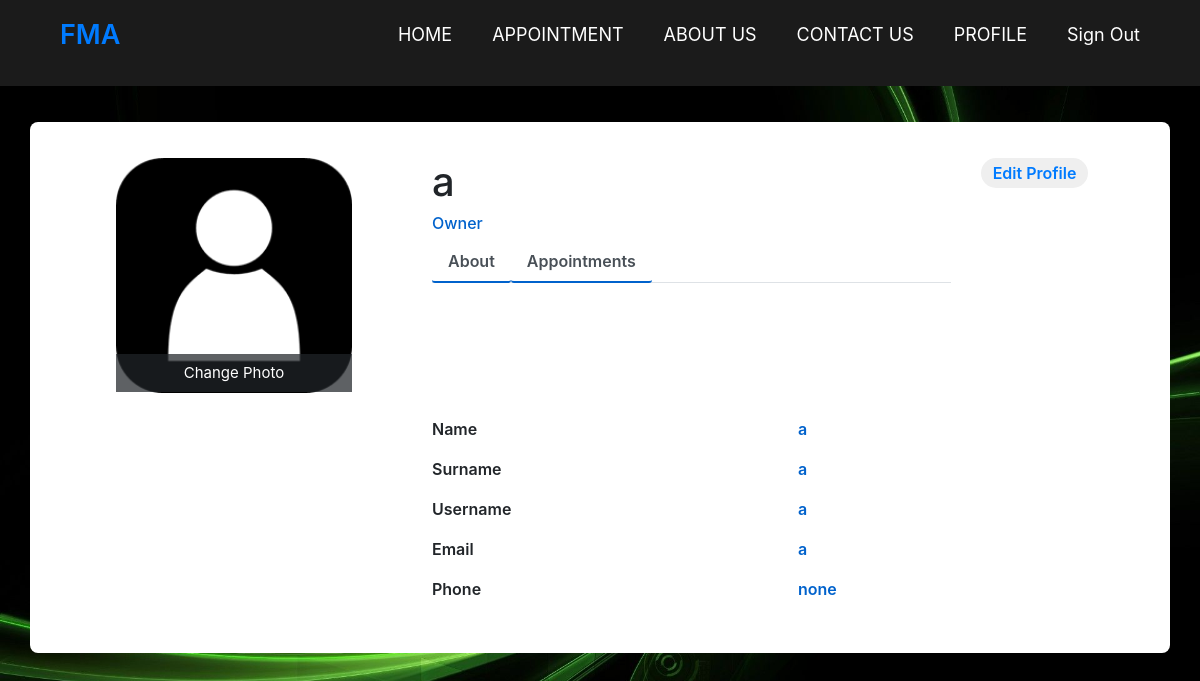
Screenshot of /myprofil (signed in) with the database file from the repository.
### web.py (models this page shows)
class Users(db.Model):
    id = db.Column(db.Integer,primary_key = True)
    name = db.Column(db.String(80))
    surname = db.Column(db.String(80))
    username = db.Column(db.String(80))
    email = db.Column(db.String(80))
    password = db.Column(db.String(80))
    user_type = db.Column(db.Integer)
    football_areas = db.relationship('FootballArea', backref = 'users')
    phoneNumber = db.Column(db.String(80), default = 'none')

### web.py (the view)
@app.route("/myprofil")
def myprofil():
    global currentUser
    if currentUser == 0:
        return redirect(url_for("signin"))
    user = Users.query.filter_by(id = currentUser).first()
    areas = FootballArea.query.all()
    return render_template("myprofil.html", user = user,areas=areas)

### templates/myprofil.html (shortened to what this page needs)
<!DOCTYPE html>
<html>
<head>
    <link href="//maxcdn.bootstrapcdn.com/bootstrap/4.1.1/css/bootstrap.min.css" rel="stylesheet" id="bootstrap-css">
<link rel="stylesheet" href="https://maxcdn.bootstrapcdn.com/bootstrap/4.0.0/css/bootstrap.min.css">
    <link rel="stylesheet" type="text/css" href="/static/style_myprofil.css">
</head>
<body>
    <link rel="stylesheet" href="https://cdnjs.cloudflare.com/ajax/libs/font-awesome/4.7.0/css/font-awesome.min.css">
    <nav>
        <div class="logo">
            <a href="/homepage">FMA </a></div>
        <ul>
      <li><a href="/homepage">HOME</a></li>
      <li>
            <a href="/appointment">APPOINTMENT</a>
      </li>
      <li><a href="/aboutus">ABOUT US</a></li>
      <li><a href="/contactus">CONTACT US</a></li>
      <li><a href="/myprofil">PROFILE</a></li>
    {% if  user.id != 0 %}
      <li><a href="/signout">Sign Out</a></li>
    {% endif %}
      </nav>
        <div class="container emp-profile">
            <form method="post">
                <div class="row">
                    <div class="col-md-4">
                        <div class="profile-img">
                            <img src="static\images\profile_pics\profile0.png" alt=""/>
                            <div class="file btn btn-lg btn-primary">
                                Change Photo
                            </div>
                        </div>
                    </div>
                    <div class="col-md-6">
                        <div class="profile-head">
                                    <h1>{{user.name}}</h1>
                                    <h6>
                                        Owner
                                    </h6>
                            <ul class="nav nav-tabs" id="myTab" role="tablist">
                                <li class="nav-item">
                                    <a class="nav-link active" id="home-tab" data-toggle="tab" href="/myprofil" role="tab" aria-controls="home" aria-selected="true" >About</a>
                                </li>
                                <li class="nav-item">
                                    <a class="nav-link active" id="profile-tab" data-toggle="tab" href="/myprofil/appointments" role="tab" aria-controls="profile" aria-selected="false">Appointments</a>
                                </li>
                            </ul>
                        </div>
                    </div>
                    <div class="col-md-2">
                        <button type="submit" class="profile-edit-btn" name="btnAddMore" value="Edit Profile"><a href="/editMyProfil">Edit Profile</a></button>
                    </div>
                </div>
                <div class="row">
                    <div class="col-md-4">
                    </div>
                    <div class="col-md-8">
                        <div class="tab-content profile-tab" id="myTabContent">
                            <div class="tab-pane fade show active" id="home" role="tabpanel" aria-labelledby="home-tab">
                                        <div class="row">
                                            <div class="col-md-6">
                                                <label>Name</label>
                                            </div>
                                            <div class="col-md-6">
                                                <p>{{user.name}}</p>
                                            </div>
                                        </div>
                                        <div class="row">
                                            <div class="col-md-6">
                                                <label>Surname</label>
                                            </div>
                                            <div class="col-md-6">
                                                <p>{{user.surname}}</p>
                                            </div>
                                        </div>
                                        <div class="row">
                                            <div class="col-md-6">
                                                <label>Username</label>
                                            </div>
                                            <div class="col-md-6">
                                                <p>{{user.username}}</p>
                                            </div>
                                        </div>
                                        <div class="row">
                                            <div class="col-md-6">
                                                <label>Email</label>
                                            </div>
                                            <div class="col-md-6">
                                                <p>{{user.email}}</p>
                                            </div>
                                        </div>
                                        <div class="row">
                                            <div class="col-md-6">
                                                <label>Phone</label>
                                            </div>
                                            <div class="col-md-6">
                                                <p>{{user.phoneNumber}}</p>
                                            </div>
                                        </div>
                                                </div>
                            </div>
                        </div>
                    </div>
                </div>
</body>
</html>

### static/style_myprofil.css (style rules this page uses)
body { background: url(/static/images/back2.jpg) no-repeat; background-size:cover; margin: 0; padding: 0; }
.active { background: #ffffff; border-radius: 3px; }
.emp-profile { padding: 3%; margin-top: 3%; margin-bottom: 3%; border-radius: 0.5rem; background: #fff; }
.profile-img { text-align: center; }
.profile-img img { width: 70%; height: 100%; }
.profile-img .file { position: relative; overflow: hidden; margin-top: -20%; width: 70%; border: none; border-radius: 0; font-size: 15px; background: #212529b8; }
.profile-head h6 { color: #0062cc; }
.profile-edit-btn { border: none; border-radius: 1.5rem; width: 70%; padding: 2%; font-weight: 600; color: #6c757d; cursor: pointer; }
.profile-head .nav-tabs { margin-bottom:5%; }
.profile-head .nav-tabs .nav-link { font-weight:600; border: none; }
.profile-head .nav-tabs .nav-link.active { border: none; border-bottom:2px solid #0062cc; }
.profile-tab label { font-weight: 600; }
.profile-tab p { font-weight: 600; color: #0062cc; }
nav { background: #1b1b1b; width:auto; }
nav:after { content: ''; clear: both; display: table; }
nav .logo { float: left; color: white; font-size: 27px; font-weight: 600; line-height: 70px; padding-left: 60px; }
nav ul { float: right; margin-right: 40px; list-style: none; position: relative; }
nav ul li { float: left; display: inline-block; background: #1b1b1b; margin: 0 5px; }
nav ul li a { color: white; line-height: 70px; text-decoration: none; font-size: 18px; padding: 8px 15px; }
.show,.icon,.input1 { display: none; }

### rows the page displays
Users: name "a", surname "a", username "a", email "a", phoneNumber "none"
